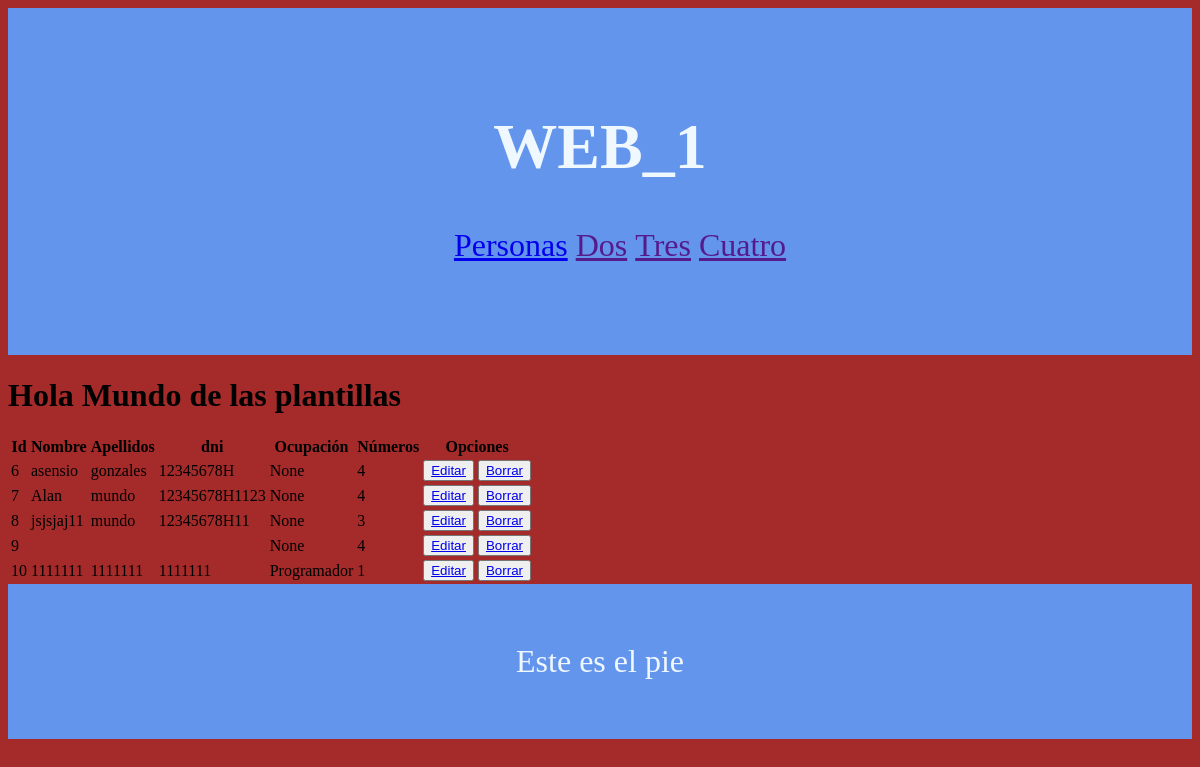
Before: / with the older database file.
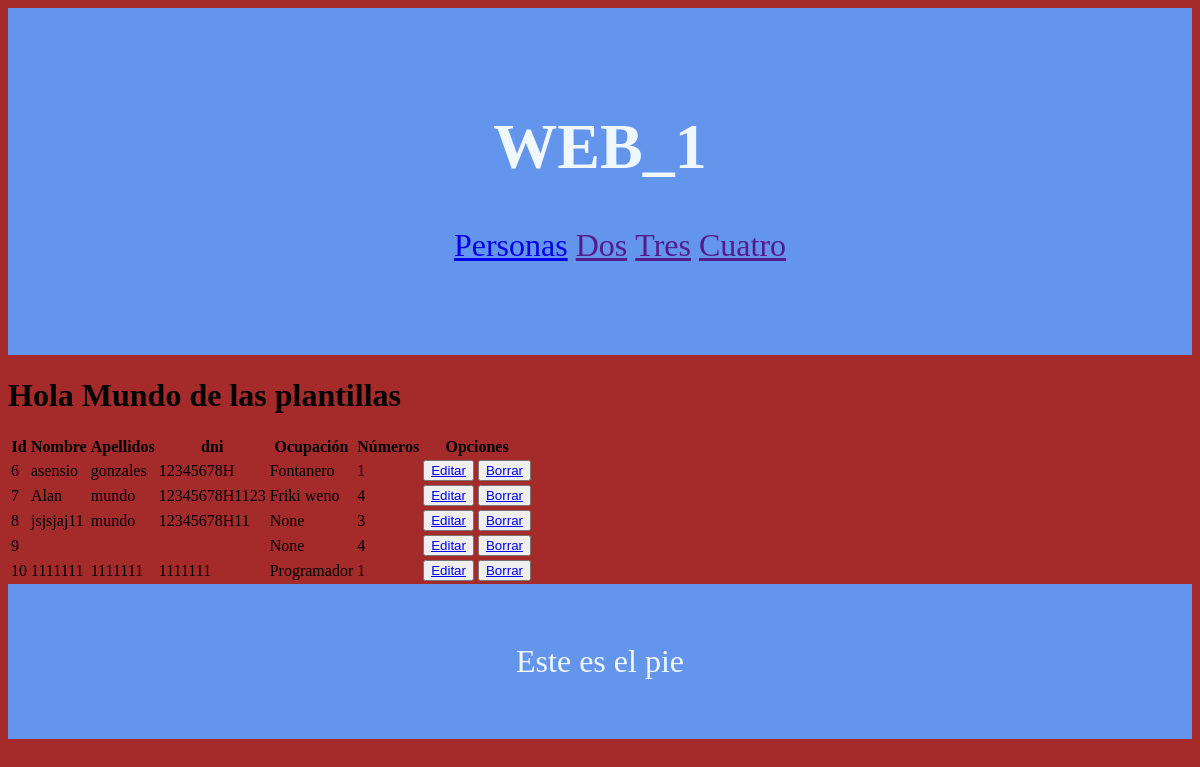
After: the same page with the newer database file.
### tables this page shows
CREATE TABLE persona(
            id integer primary key autoincrement,
            nombre text,
            apellidos text,
            dni text, id_ocupacion INTEGER, id_numero INTEGER);

CREATE TABLE T_ocupacion (
	id INTEGER NOT NULL PRIMARY KEY AUTOINCREMENT,
	descripcion TEXT(120) NOT NULL
);

### app.py (the view)
@route('/')
@jinja2_view('home.html') #Aqui le decimos como se llama el archivo
def hola():
    cnx = sqlite3.connect(BASE_DATOS)
    consulta = "select p.id ,p.nombre,p.apellidos,p.dni,to2.descripcion,p.id_numero from persona p left join T_ocupacion to2 on p.id_ocupacion = to2.id"
    cursor = cnx.execute(consulta)
    filas = cursor.fetchall() #Trae todas las filas para procesarlos
    cnx.close()
    return {"datos": filas}

### templates/base.html (shortened to what this page needs)
<!DOCTYPE html>
<html lang="en">
<head>
    <link rel="stylesheet" href="/static/estilos.css">
</head>
<body>
    {%include 'inc_header.html'%}
    {%block content%}{%endblock%}
    {%include 'inc_footer.html'%}
</body>
</html>

### templates/home.html
{%extends 'base.html'%} {%block title%}Home{%endblock%} {%block content%}
<h1>Hola Mundo de las plantillas</h1>
<table>
  <tr>
    <th>Id</th>
    <th>Nombre</th>
    <th>Apellidos</th>
    <th>dni</th>
    <th>Ocupación</th>
    <th>Números</th>
    <th>Opciones</th>
  </tr>
  {% for fila in datos %}
  <tr>
    <td>{{fila[0]}}</td>
    <td>{{fila[1]}}</td>
    <td>{{fila[2]}}</td>
    <td>{{fila[3]}}</td>
    <td>{{fila[4]}}</td>
    <td>{{fila[5]}}</td>
    <td>
      <button><a href="/editar/{{fila[0]}}">Editar</a></button>
      <button><a href="/borrar/{{fila[0]}}">Borrar</a></button>
    </td>
  </tr>
  {%endfor%}
</table>
{%endblock%}

### templates/inc_header.html
<header><h1>WEB_1</h1>
<nav>
    <ul>
        <li><a href="/editar">Personas</a></li>
        <li><a href="">Dos</a></li>
        <li><a href="">Tres</a></li>
        <li><a href="">Cuatro</a></li>
    </ul>
</nav>
</header>

### templates/inc_footer.html
<footer>Este es el pie</footer>

Changed rows visible on the page:
changed persona "asensio": descripcion "None" → "Fontanero"; id_numero "4" → "1"
changed persona "Alan": descripcion "None" → "Friki weno"
